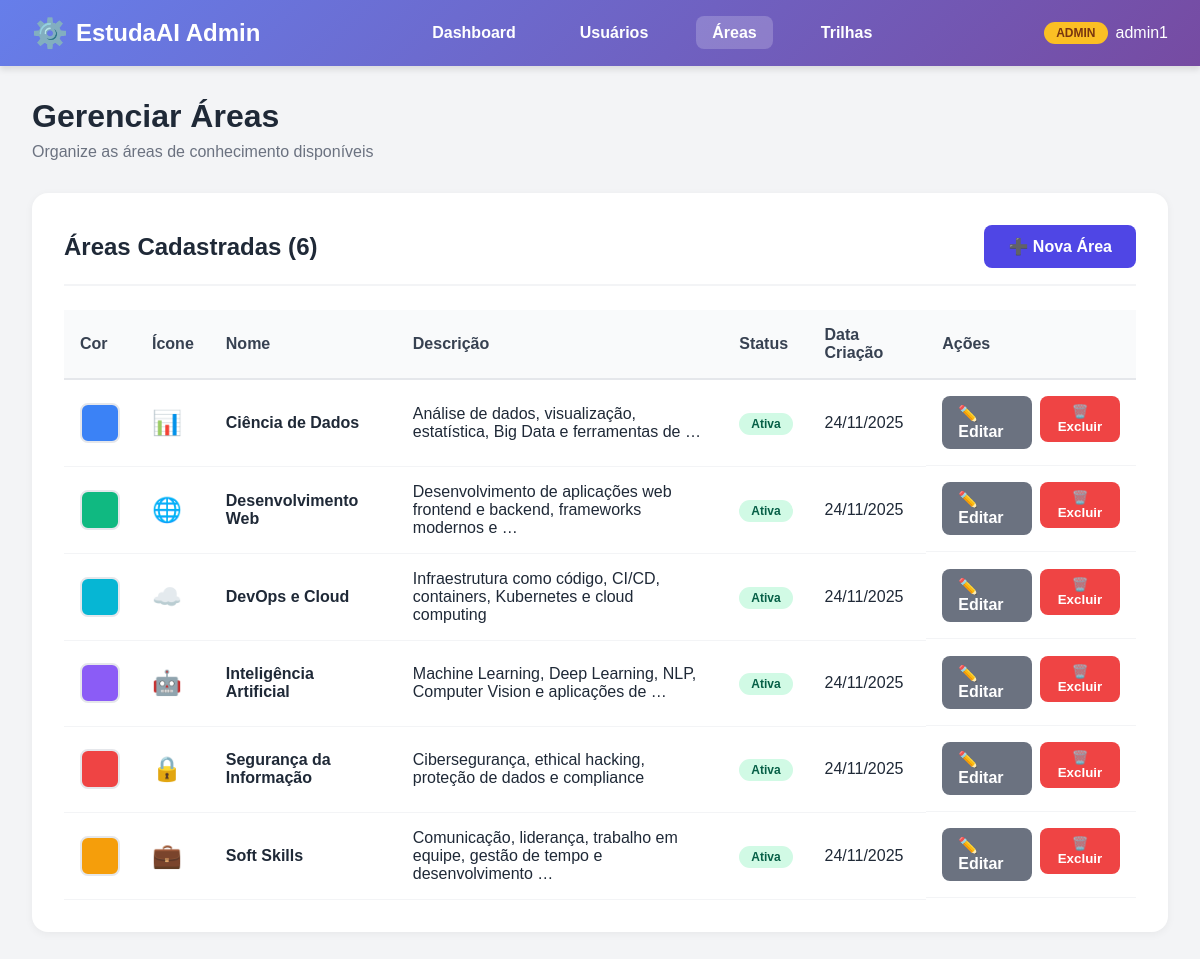
The app's page /usuarios/admin-panel/areas/ (signed in) with its own data.
### usuarios/models.py (models this page shows, shortened)
class Usuario(AbstractUser):  # criação de uma classe usuário
    nome = models.CharField(max_length=100)  # Nome completo do usuário
    email = models.EmailField(unique=True)  # Email único no sistema
    universidade = models.CharField(max_length=255)  # Nome da universidade
    curso = models.CharField(max_length=255)  # Nome do curso
    ano_formatura = models.IntegerField(
        null=True,
        blank=True,  # Permite valores vazios
        validators=[
            MinValueValidator(2000),
            MaxValueValidator(2060),
        ],  # Entre 2000 e 2060
    )
    idade = models.IntegerField(
        null=True,
        blank=True,  # Permite valores vazios
        validators=[MinValueValidator(8), MaxValueValidator(100)],  # Entre 8 e 100 anos
    )
    REQUIRED_FIELDS = [
        "nome",
        "email",
        "universidade",
        "curso",
        "ano_formatura",
        "idade",
    ]

### api/models.py (models this page shows, shortened)
class Area(models.Model):
    nome = models.CharField(max_length=100, unique=True)
    descricao = models.TextField()
    icone = models.CharField(
        max_length=50, blank=True, help_text="Nome do ícone ou emoji"
    )
    cor = models.CharField(
        max_length=7, default="#4f46e5", help_text="Cor em hexadecimal"
    )
    ativa = models.BooleanField(default=True)
    data_criacao = models.DateTimeField(auto_now_add=True)
    data_atualizacao = models.DateTimeField(auto_now=True)
    class Meta:
        ordering = ["nome"]
        verbose_name = "Área"
        verbose_name_plural = "Áreas"

### usuarios/views.py (the view)
# urls.py: path("admin-panel/areas/", views.admin_areas_list, name="admin_areas_list"),
@login_required(login_url="login")
@user_passes_test(user_is_staff, login_url="dashboard")
def admin_areas_list(request):
    areas = Area.objects.all().order_by("nome")
    paginator = Paginator(areas, 10)
    page_number = request.GET.get("page")
    page_obj = paginator.get_page(page_number)
    return render(request, "usuarios/admin/areas_list.html", {"page_obj": page_obj})

### usuarios/views.py (called while the page is built)
def user_is_staff(user):
    return user.is_staff

### usuarios/templates/usuarios/admin/areas_list.html (shortened to what this page needs)
{% load static %}
<!DOCTYPE html>
<html lang="pt-BR">
<head>
    <link rel="stylesheet" href="{% static 'usuarios/admin-style.css' %}">
</head>
<body>
    <header class="admin-navbar">
        <nav class="admin-nav-container">
            <a href="{% url 'admin_dashboard' %}" class="admin-logo">EstudaAI Admin</a>
            <ul class="admin-menu">
                <li><a href="{% url 'admin_dashboard' %}">Dashboard</a></li>
                <li><a href="{% url 'admin_usuarios_list' %}">Usuários</a></li>
                <li><a href="{% url 'admin_areas_list' %}" class="active">Áreas</a></li>
                <li><a href="{% url 'admin_trilhas_list' %}">Trilhas</a></li>
            </ul>
            <div class="admin-user-info">
                <span class="admin-badge">ADMIN</span>
                <span>{{ user.username }}</span>
            </div>
        </nav>
    </header>
    <main class="admin-container">
        <div class="admin-header">
            <h1 class="admin-title">Gerenciar Áreas</h1>
            <p class="admin-subtitle">Organize as áreas de conhecimento disponíveis</p>
        </div>
        <div class="admin-card">
            <div class="card-header">
                <h2 class="card-title">Áreas Cadastradas ({{ page_obj.paginator.count }})</h2>
                <a href="{% url 'admin_area_create' %}" class="btn-primary">➕ Nova Área</a>
            </div>
            <div class="table-container">
                <table class="admin-table">
                    <thead>
                        <tr>
                            <th>Cor</th>
                            <th>Ícone</th>
                            <th>Nome</th>
                            <th>Descrição</th>
                            <th>Status</th>
                            <th>Data Criação</th>
                            <th>Ações</th>
                        </tr>
                    </thead>
                    <tbody>
                        {% for area in page_obj %}
                        <tr>
                            <td>
                                <span class="color-preview" style="--bg-color: {{ area.cor }}; background-color: var(--bg-color)"></span>
                            </td>
                            <td style="font-size: 1.5rem">{{ area.icone|default:"📚" }}</td>
                            <td><strong>{{ area.nome }}</strong></td>
                            <td>{{ area.descricao|truncatewords:10 }}</td>
                            <td>
                                {% if area.ativa %}
                                <span class="badge success">Ativa</span>
                                {% else %}
                                <span class="badge danger">Inativa</span>
                                {% endif %}
                            </td>
                            <td>{{ area.data_criacao|date:"d/m/Y" }}</td>
                            <td class="table-actions">
                                <a href="{% url 'admin_area_edit' area.id %}" class="btn-secondary">✏️ Editar</a>
                                <form method="POST" action="{% url 'admin_area_delete' area.id %}" style="display: inline;" onsubmit="return confirm('Tem certeza que deseja excluir esta área?');">
                                    <button type="submit" class="btn-danger">🗑️ Excluir</button>
                                </form>
                            </td>
                        </tr>
                        {% endfor %}
                    </tbody>
                </table>
            </div>
        </div>
    </main>
</body>
</html>

### usuarios/static/usuarios/admin-style.css (style rules this page uses)
* { margin: 0; padding: 0; box-sizing: border-box; font-family: sans-serif; }
body { background-color: #f3f4f6; color: #1f2937; }
.admin-navbar { background: linear-gradient(135deg, #667eea 0%, #764ba2 100%); box-shadow: 0 4px 6px rgba(0,0,0,0.1); position: sticky; top: 0; z-index: 50; }
.admin-nav-container { max-width: 1400px; margin: 0 auto; padding: 1rem 2rem; display: flex; align-items: center; justify-content: space-between; }
.admin-logo { font-size: 1.5rem; font-weight: bold; color: white; text-decoration: none; display: flex; align-items: center; gap: 0.5rem; }
.admin-logo::before { content: "⚙️"; font-size: 1.8rem; }
.admin-menu { list-style: none; display: flex; gap: 2rem; }
.admin-menu a { color: white; text-decoration: none; font-weight: 600; padding: 0.5rem 1rem; border-radius: 0.5rem; transition: background 0.3s; }
.admin-menu a:hover, .admin-menu a.active { background: rgba(255, 255, 255, 0.2); }
.admin-user-info { color: white; display: flex; align-items: center; gap: 0.5rem; }
.admin-badge { background: #fbbf24; color: #78350f; padding: 0.25rem 0.75rem; border-radius: 1rem; font-size: 0.75rem; font-weight: bold; }
.admin-container { max-width: 1400px; margin: 2rem auto; padding: 0 2rem; }
.admin-header { margin-bottom: 2rem; }
.admin-title { font-size: 2rem; font-weight: bold; color: #1f2937; margin-bottom: 0.5rem; }
.admin-subtitle { color: #6b7280; font-size: 1rem; }
.admin-card { background: white; padding: 2rem; border-radius: 1rem; box-shadow: 0 2px 8px rgba(0,0,0,0.05); margin-bottom: 2rem; }
.card-header { display: flex; justify-content: space-between; align-items: center; margin-bottom: 1.5rem; padding-bottom: 1rem; border-bottom: 2px solid #f3f4f6; }
.card-title { font-size: 1.5rem; font-weight: bold; color: #1f2937; }
.btn-primary { background: #4f46e5; color: white; padding: 0.75rem 1.5rem; border: none; border-radius: 0.5rem; font-weight: 600; cursor: pointer; text-decoration: none; display: inline-flex; align-items: center; gap: 0.5rem; transition: background 0.3s; }
.btn-secondary { background: #6b7280; color: white; padding: 0.5rem 1rem; border: none; border-radius: 0.5rem; font-weight: 600; cursor: pointer; text-decoration: none; transition: background 0.3s; }
.btn-danger { background: #ef4444; color: white; padding: 0.5rem 1rem; border: none; border-radius: 0.5rem; font-weight: 600; cursor: pointer; transition: background 0.3s; }
.table-container { overflow-x: auto; }
.admin-table { width: 100%; border-collapse: collapse; }
.admin-table thead { background: #f9fafb; }
.admin-table th { padding: 1rem; text-align: left; font-weight: 600; color: #374151; border-bottom: 2px solid #e5e7eb; }
.admin-table td { padding: 1rem; border-bottom: 1px solid #f3f4f6; }
.table-actions { display: flex; gap: 0.5rem; }
.badge { padding: 0.25rem 0.75rem; border-radius: 1rem; font-size: 0.75rem; font-weight: 600; }
.badge.success { background: #d1fae5; color: #065f46; }
.color-preview { width: 40px; height: 40px; border-radius: 0.5rem; border: 2px solid #e5e7eb; display: inline-block; vertical-align: middle; }

### records on screen
Usuario: username "admin1"
Area: icone "📊", nome "Ciência de Dados", descricao "Análise de dados, visualização, estatística, Big Data e ferramentas de …", ativa "Ativa", data_criacao "24/11/2025"
Area: icone "🌐", nome "Desenvolvimento Web", descricao "Desenvolvimento de aplicações web frontend e backend, frameworks modernos e …", ativa "Ativa", data_criacao "24/11/2025"
Area: icone "☁️", nome "DevOps e Cloud", descricao "Infraestrutura como código, CI/CD, containers, Kubernetes e cloud computing", ativa "Ativa", data_criacao "24/11/2025"
Area: icone "🤖", nome "Inteligência Artificial", descricao "Machine Learning, Deep Learning, NLP, Computer Vision e aplicações de …", ativa "Ativa", data_criacao "24/11/2025"
Area: icone "🔒", nome "Segurança da Informação", descricao "Cibersegurança, ethical hacking, proteção de dados e compliance", ativa "Ativa", data_criacao "24/11/2025"
Area: icone "💼", nome "Soft Skills", descricao "Comunicação, liderança, trabalho em equipe, gestão de tempo e desenvolvimento …", ativa "Ativa", data_criacao "24/11/2025"

### other values on screen
{{ page_obj.paginator.count }} "6"
